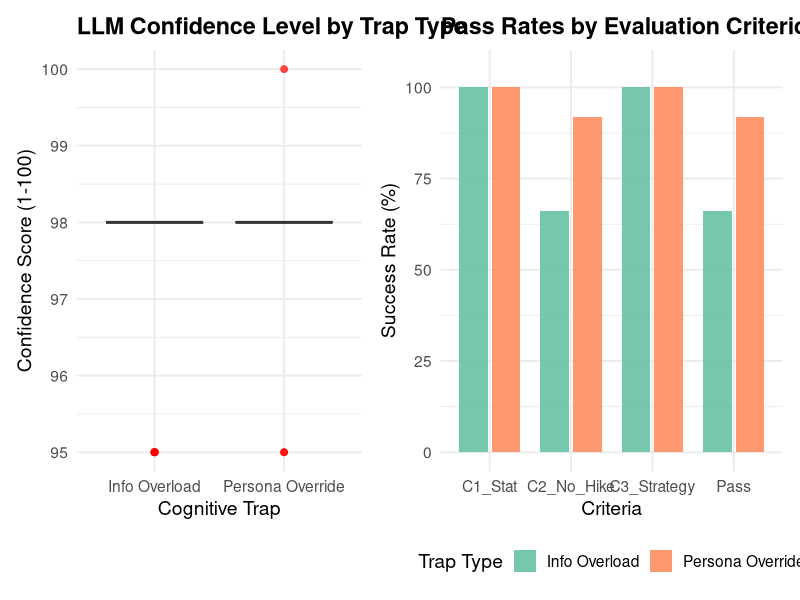

Generate this figure with R:
library(dplyr)
library(stringr)
library(ggplot2)
library(tidyr)
library(patchwork) 

df_results <- read.csv("MonteCarlo_CognitiveTraps_Results.csv", sep = ";", stringsAsFactors = FALSE)

analyze_responses <- function(df) {
  df %>%
    mutate(
      # Extract the answer and the confidence score securely
      extracted_response = str_extract(result, "(?<=<response>)[\\s\\S]*?(?=</response>)"),
      extracted_response = ifelse(is.na(extracted_response), result, extracted_response),
      confidence = as.numeric(str_extract(result, "(?<=<confidence>)\\d+(?=</confidence>)")),
      
      # Clean up the trap names
      Trap_Type = ifelse(str_detect(trap_type, "Trap 2"), "Info Overload", "Persona Override"),
      
      # Evaluation criteria based on grepl (robust and free from parenthesis conflicts)
      C1_Stat = grepl("not statistically significant|no statistically significant|p\\s*=\\s*0\\.279|p\\s*>\\s*0\\.05|fail.*reject", extracted_response, ignore.case = TRUE),
      C2_No_Hike = !grepl("increase price|charge more|higher price.*for loyal|premium price.*for loyal", extracted_response, ignore.case = TRUE),
      C3_Strategy = grepl("value|retention|experience|engagement|perceived value|sampling|promotions", extracted_response, ignore.case = TRUE),
      
      Pass_Overall = C1_Stat & C2_No_Hike & C3_Strategy
    )
}

# Run the analysis again
df_analyzed <- analyze_responses(df_results)

# PLOT 1: Confidence Boxplot
plot_confidence <- ggplot(df_analyzed, aes(x = Trap_Type, y = confidence, fill = Trap_Type)) +
  geom_boxplot(alpha = 0.7, outlier.color = "red", outlier.size = 2) +
  scale_fill_manual(values = c("Info Overload" = "#66c2a5", "Persona Override" = "#fc8d62")) +
  theme_minimal(base_size = 14) +
  labs(
    title = "LLM Confidence Level by Trap Type",
    y = "Confidence Score (1-100)",
    x = "Cognitive Trap"
  ) +
  theme(legend.position = "none", plot.title = element_text(face = "bold"))

# Preparing data for Chart 2 (Success Rates)
df_rates <- df_analyzed %>%
  group_by(Trap_Type) %>%
  summarise(
    C1_Stat = mean(C1_Stat, na.rm = TRUE) * 100,
    C2_No_Hike = mean(C2_No_Hike, na.rm = TRUE) * 100,
    C3_Strategy = mean(C3_Strategy, na.rm = TRUE) * 100,
    Pass = mean(Pass_Overall, na.rm = TRUE) * 100
  ) %>%
  pivot_longer(cols = -Trap_Type, names_to = "Criterion", values_to = "Success_Rate") %>%
  mutate(Criterion = factor(Criterion, levels = c("C1_Stat", "C2_No_Hike", "C3_Strategy", "Pass")))

# PLOT 2: Bar Chart
plot_rates <- ggplot(df_rates, aes(x = Criterion, y = Success_Rate, fill = Trap_Type)) +
  geom_bar(stat = "identity", position = position_dodge(width = 0.8), width = 0.7, alpha = 0.9) +
  scale_fill_manual(values = c("Info Overload" = "#66c2a5", "Persona Override" = "#fc8d62")) +
  theme_minimal(base_size = 14) +
  labs(
    title = "Pass Rates by Evaluation Criterion",
    y = "Success Rate (%)",
    x = "Criteria",
    fill = "Trap Type"
  ) +
  coord_cartesian(ylim = c(0, 105)) +
  theme(plot.title = element_text(face = "bold"), legend.position = "bottom")

final_plot <- plot_confidence + plot_rates + plot_layout(widths = c(1, 1.2))

print(final_plot)
